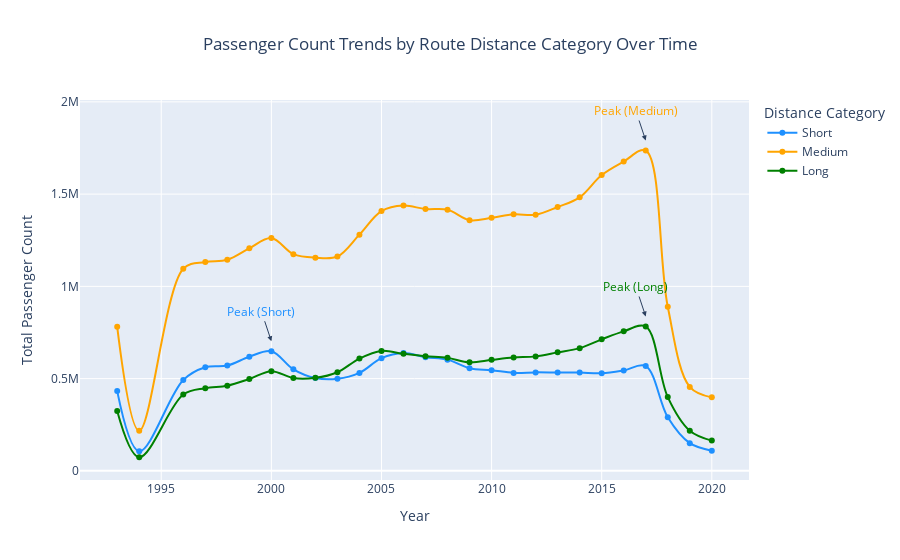

The cell this chart's notebook holds for it:
### Code cell
import plotly.express as px
import pandas as pd

# Define categories based on route distance
df['DistanceCategory'] = pd.cut(df['RouteDistanceInMiles'], bins=[0, 500, 1500, 3000], labels=['Short', 'Medium', 'Long'])

# Group by Year and Distance Category to sum up PassengerCount
if 'Year' in df.columns:
    trend_data = df.groupby(['Year', 'DistanceCategory'])['PassengerCount'].sum().reset_index()

# Define color palette for Distance Categories
distance_colors = {
    "Short": "dodgerblue",
    "Medium": "orange",
    "Long": "green"
}

# 1. Line plot for trends over time by Distance Category with markers
fig = px.line(trend_data, x='Year', y='PassengerCount', color='DistanceCategory', 
              title="Passenger Count Trends by Route Distance Category Over Time",
              line_shape='spline', markers=True, color_discrete_map=distance_colors)

# Add peak annotations for each Distance Category
for category in trend_data['DistanceCategory'].unique():
    category_data = trend_data[trend_data['DistanceCategory'] == category]
    peak_point = category_data.loc[category_data['PassengerCount'].idxmax()]
    fig.add_annotation(x=peak_point['Year'], y=peak_point['PassengerCount'],
                       text=f"Peak ({category})", showarrow=True, arrowhead=2, yshift=10,
                       font=dict(color=distance_colors[category]))

# Update layout for improved readability
fig.update_layout(
    xaxis_title="Year",
    yaxis_title="Total Passenger Count",
    legend_title="Distance Category",
    hovermode="x unified",
    title_x=0.5
)
fig.update_layout(xaxis=dict(autorange=True), yaxis=dict(autorange=True))
fig.show()

### Figure 1 — Plotly figure (JSON) as saved in the notebook; plotly's stock layout.template omitted (floating-point values rounded to 4 significant figures)
{"data": [{"hovertemplate": "DistanceCategory=Short<br>Year=%{x}<br>PassengerCount=%{y}<extra></extra>", "legendgroup": "Short", "line": {"color": "dodgerblue", "dash": "solid", "shape": "spline"}, "marker": {"symbol": "circle"}, "mode": "lines+markers", "name": "Short", "orientation": "v", "showlegend": true, "type": "scatter", "x": [1993, 1994, 1996, 1997, 1998, 1999, 2000, 2001, 2002, 2003, 2004, 2005, 2006, 2007, 2008, 2009, 2010, 2011, 2012, 2013, 2014, 2015, 2016, 2017, 2018, 2019, 2020], "xaxis": "x", "y": [432254, 106251, 492571, 561553, 570744, 618460, 648399, 550261, 503219, 498796, 530834, 610965, 638766, 616256, 602790, 556517, 545673, 531079, 533754, 532866, 532647, 529404, 544542, 567704, 290358, 150024, 109493], "yaxis": "y"}, {"hovertemplate": "DistanceCategory=Medium<br>Year=%{x}<br>PassengerCount=%{y}<extra></extra>", "legendgroup": "Medium", "line": {"color": "orange", "dash": "solid", "shape": "spline"}, "marker": {"symbol": "circle"}, "mode": "lines+markers", "name": "Medium", "orientation": "v", "showlegend": true, "type": "scatter", "x": [1993, 1994, 1996, 1997, 1998, 1999, 2000, 2001, 2002, 2003, 2004, 2005, 2006, 2007, 2008, 2009, 2010, 2011, 2012, 2013, 2014, 2015, 2016, 2017, 2018, 2019, 2020], "xaxis": "x", "y": [780974, 217621, 1095496, 1131810, 1144365, 1206423, 1262242, 1174383, 1155474, 1161761, 1280395, 1407842, 1437699, 1419325, 1415788, 1358949, 1371607, 1390374, 1388268, 1430229, 1482362, 1603228, 1676630, 1736391, 889182, 455165, 398390], "yaxis": "y"}, {"hovertemplate": "DistanceCategory=Long<br>Year=%{x}<br>PassengerCount=%{y}<extra></extra>", "legendgroup": "Long", "line": {"color": "green", "dash": "solid", "shape": "spline"}, "marker": {"symbol": "circle"}, "mode": "lines+markers", "name": "Long", "orientation": "v", "showlegend": true, "type": "scatter", "x": [1993, 1994, 1996, 1997, 1998, 1999, 2000, 2001, 2002, 2003, 2004, 2005, 2006, 2007, 2008, 2009, 2010, 2011, 2012, 2013, 2014, 2015, 2016, 2017, 2018, 2019, 2020], "xaxis": "x", "y": [324895, 73767, 413549, 447995, 461632, 497957, 540525, 502936, 504351, 534511, 608682, 650056, 634358, 621662, 612429, 588528, 601891, 614266, 620494, 642230, 665094, 712904, 756083, 782542, 400009, 217799, 164088], "yaxis": "y"}], "layout": {"annotations": [{"arrowhead": 2, "font": {"color": "dodgerblue"}, "showarrow": true, "text": "Peak (Short)", "x": 2000, "y": 648399, "yshift": 10}, {"arrowhead": 2, "font": {"color": "orange"}, "showarrow": true, "text": "Peak (Medium)", "x": 2017, "y": 1736391, "yshift": 10}, {"arrowhead": 2, "font": {"color": "green"}, "showarrow": true, "text": "Peak (Long)", "x": 2017, "y": 782542, "yshift": 10}], "autosize": true, "hovermode": "x unified", "legend": {"title": {"text": "Distance Category"}, "tracegroupgap": 0}, "title": {"text": "Passenger Count Trends by Route Distance Category Over Time", "x": 0.5}, "xaxis": {"anchor": "y", "autorange": true, "domain": [0, 1], "range": [1991.0, 2022.0], "title": {"text": "Year"}, "type": "linear"}, "yaxis": {"anchor": "x", "autorange": true, "domain": [0, 1], "range": [-105500.0, 2425000.0], "title": {"text": "Total Passenger Count"}, "type": "linear"}}}
